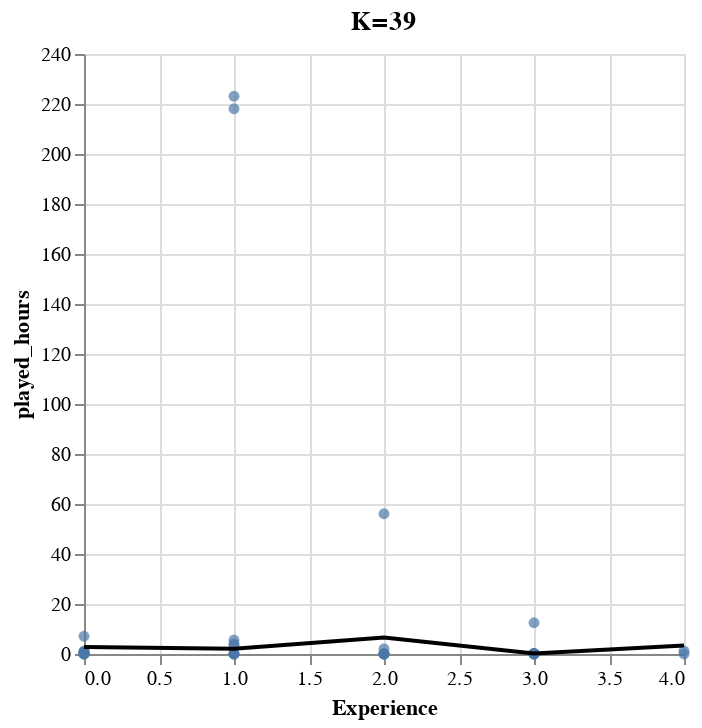

Write notebook code for a chart like this one.
### Code cell
players_plot = (alt.Chart(players_predictions).mark_circle(opacity=0.7).encode(
    x=alt.X("experience").title("Experience").scale(zero=False),
    y=alt.Y("played_hours").title("played_hours").scale(zero=False)
)+
alt.Chart(
    players_predictions,
    title= "K=39"
).mark_line(
    color="black"
).encode(
    x="experience",
    y="prediction"
))
players_plot

### Figure 1 — Vega-Lite specification as saved in the notebook (floating-point values rounded to 4 significant figures)
{"config": {"view": {"continuousWidth": 300, "continuousHeight": 300}}, "layer": [{"mark": {"type": "circle", "opacity": 0.7}, "encoding": {"x": {"field": "experience", "scale": {"zero": false}, "title": "Experience", "type": "quantitative"}, "y": {"field": "played_hours", "scale": {"zero": false}, "title": "played_hours", "type": "quantitative"}}}, {"mark": {"type": "line", "color": "black"}, "encoding": {"x": {"field": "experience", "type": "quantitative"}, "y": {"field": "prediction", "type": "quantitative"}}, "title": "K=39"}], "data": {"name": "data-1f054f382f5f5f7f6a4b12021f1507c9"}, "$schema": "https://vega.github.io/schema/vega-lite/v5.20.1.json", "datasets": {"data-1f054f382f5f5f7f6a4b12021f1507c9": [{"experience": 2, "subscribe": 1, "hashedEmail": "25879aecc205544bc6505f9faf768356e0a3b7126057308ae3235f8a514e9a62", "played_hours": 0.0, "name": "Eli", "gender": "Female", "age": 17, "individualId": null, "organizationName": null, "prediction": 6.56}, {"experience": 1, "subscribe": 1, "hashedEmail": "b622593d2ef8b337dc554acb307d04a88114f2bf453b18fb5d2c80052aeb2319", "played_hours": 218.1, "name": "Akio", "gender": "Non-binary", "age": 20, "individualId": null, "organizationName": null, "prediction": 2.1}, {"experience": 4, "subscribe": 1, "hashedEmail": "5669c0f4b50dbfe3e2f851e4bb89fa43c55cd1f71ba362ad0f03780cecfcc5e7", "played_hours": 0.0, "name": "Padma", "gender": "Non-binary", "age": 25, "individualId": null, "organizationName": null, "prediction": 3.44}, {"experience": 0, "subscribe": 1, "hashedEmail": "0ce7bfa910d47fc91f21a7b3acd8f33bde6db57912ce0290fa0437ce0b97f387", "played_hours": 0.1, "name": "Osiris", "gender": "Male", "age": 17, "individualId": null, "organizationName": null, "prediction": 2.84}, {"experience": 1, "subscribe": 0, "hashedEmail": "63139b524e44d156daf265875fb8078bb2b24d6b7520a35eda58c2d97bb8d15c", "played_hours": 0.0, "name": "Elias", "gender": "Male", "age": 23, "individualId": null, "organizationName": null, "prediction": 2.1}, {"experience": 3, "subscribe": 1, "hashedEmail": "ca20f724571080b997e0efa874b9611e9f280c1af5f68ff6231a9e5b5d79bcfe", "played_hours": 0.2, "name": "Edward", "gender": "Male", "age": 38, "individualId": null, "organizationName": null, "prediction": 0.22}, {"experience": 3, "subscribe": 0, "hashedEmail": "f174555ae3ff613d5d0b98f83f26f689619d92ef272f28f3aa236003d3dbb159", "played_hours": 0.0, "name": "Finley", "gender": "Non-binary", "age": 17, "individualId": null, "organizationName": null, "prediction": 0.22}, {"experience": 0, "subscribe": 0, "hashedEmail": "42eafe96ed5c1684e3b5cc614d1b01a117173d3ec6898abcf1177d9822bd39f7", "played_hours": 0.3, "name": "Ariana", "gender": "Female", "age": 17, "individualId": null, "organizationName": null, "prediction": 2.84}, {"experience": 2, "subscribe": 0, "hashedEmail": "d572f391d452b76ea2d7e5e53a3d38bfd7499c7399db299bd4fedb06a46ad5bb", "played_hours": 0.0, "name": "Dylan", "gender": "Prefer not to say", "age": 17, "individualId": null, "organizationName": null, "prediction": 6.56}, {"experience": 0, "subscribe": 1, "hashedEmail": "a1094a440899e69e804f888f44d1154ec0b7675d05d97779a4a3aad97e31d4d8", "played_hours": 0.0, "name": "Maya", "gender": "Female", "age": 17, "individualId": null, "organizationName": null, "prediction": 2.84}, {"experience": 3, "subscribe": 0, "hashedEmail": "951e54f7376e2b2f0915e9e3646c701af4a2fe839385b13f9e0084b08f8070bd", "played_hours": 0.1, "name": "Vivienne", "gender": "Male", "age": 18, "individualId": null, "organizationName": null, "prediction": 0.22}, {"experience": 2, "subscribe": 1, "hashedEmail": "fd6563a4e0f6f4273580e5fedbd8dda64990447aea5a33cbb5e894a3867ca44d", "played_hours": 56.1, "name": "Dana", "gender": "Male", "age": 23, "individualId": null, "organizationName": null, "prediction": 6.56}, {"experience": 3, "subscribe": 0, "hashedEmail": "70db3a16ef58cf8bf6d8658c426ba4a5fcd7523a0abdd413f14466c41181215d", "played_hours": 0.1, "name": "Lana", "gender": "Male", "age": 22, "individualId": null, "organizationName": null, "prediction": 0.22}, {"experience": 1, "subscribe": 1, "hashedEmail": "bfce39c89d6549f2bb94d8064d3ce69dc3d7e72b38f431d8aa0c4bf95ccee6bf", "played_hours": 223.1, "name": "Hiroshi", "gender": "Male", "age": 17, "individualId": null, "organizationName": null, "prediction": 2.1}, {"experience": 3, "subscribe": 1, "hashedEmail": "b3510c708bd50bf9f75e6e02bb6fe14edb705e0ea671ee769a45c613750e8b58", "played_hours": 12.5, "name": "Isidore", "gender": "Agender", "age": 27, "individualId": null, "organizationName": null, "prediction": 0.22}, {"experience": 2, "subscribe": 1, "hashedEmail": "26362473ca8fab46358dbab9bcbcf7114bbcbadef90e6bf9212093f74bde9fe3", "played_hours": 0.0, "name": "Oleg", "gender": "Male", "age": 20, "individualId": null, "organizationName": null, "prediction": 6.56}, {"experience": 0, "subscribe": 0, "hashedEmail": "e74c60a92c0100e7240be56d66969db85856152b048c639331a3595f901461ae", "played_hours": 7.1, "name": "Arash", "gender": "Male", "age": 17, "individualId": null, "organizationName": null, "prediction": 2.84}, {"experience": 3, "subscribe": 1, "hashedEmail": "f1b432523542f90c61176a555ccb2144468d76c91a32d74082ab8c101f9d25b6", "played_hours": 0.1, "name": "London", "gender": "Male", "age": 21, "individualId": null, "organizationName": null, "prediction": 0.22}, {"experience": 1, "subscribe": 0, "hashedEmail": "dea781ecb85a9e85c8d1fa62b0c2a98c77a51f5933c1043bef66a4d666f50d58", "played_hours": 0.0, "name": "Ehsan", "gender": "Non-binary", "age": 17, "individualId": null, "organizationName": null, "prediction": 2.1}, {"experience": 3, "subscribe": 1, "hashedEmail": "d711ff0c9d03664676d1ce80ca7ac5e57f7ebbc0d04bd486641c1d857ebb3eda", "played_hours": 0.0, "name": "Haruki", "gender": "Male", "age": 17, "individualId": null, "organizationName": null, "prediction": 0.22}, {"experience": 1, "subscribe": 1, "hashedEmail": "8e594b8953193b26f498db95a508b03c6fe1c24bb5251d392c18a0da9a722807", "played_hours": 0.0, "name": "Luna", "gender": "Female", "age": 19, "individualId": null, "organizationName": null, "prediction": 2.1}, {"experience": 0, "subscribe": 0, "hashedEmail": "5e5c25a773be7a62638a163d773534e575a5ad5782104723e53cb676a30fa60b", "played_hours": 0.0, "name": "Jude", "gender": "Female", "age": 42, "individualId": null, "organizationName": null, "prediction": 2.84}, {"experience": 3, "subscribe": 0, "hashedEmail": "d3ca24e4d7fe8ffe2a821ebd3b841252950ca53e4d659a5f33b987e2cd42a1ec", "played_hours": 0.1, "name": "Casey", "gender": "Male", "age": 18, "individualId": null, "organizationName": null, "prediction": 0.22}, {"experience": 2, "subscribe": 1, "hashedEmail": "f58aad5996a435f16b0284a3b267f973f9af99e7a89bee0430055a44fa92f977", "played_hours": 0.0, "name": "Adrian", "gender": "Female", "age": 17, "individualId": null, "organizationName": null, "prediction": 6.56}, {"experience": 2, "subscribe": 1, "hashedEmail": "827f9a82b47cdf21098bc7bb1d4241550dc6146ba9ae8b9493bcd2cbd4477dd9", "played_hours": 0.0, "name": "Sean", "gender": "Male", "age": 22, "individualId": null, "organizationName": null, "prediction": 6.56}, {"experience": 0, "subscribe": 1, "hashedEmail": "eeb961422a3f9841018d4eb729ddc40ef103cc1205577d908b5ee43d4810bee6", "played_hours": 0.0, "name": "Nadia", "gender": "Non-binary", "age": 17, "individualId": null, "organizationName": null, "prediction": 2.84}, {"experience": 0, "subscribe": 1, "hashedEmail": "fef4e1bed8c3f6dcd7bcd39ab21bd402386155b2ff8c8e53683e1d2793bf1ed1", "played_hours": 1.1, "name": "Caden", "gender": "Male", "age": 20, "individualId": null, "organizationName": null, "prediction": 2.84}, {"experience": 2, "subscribe": 0, "hashedEmail": "93efabc9f7de58f44c457bac715cf8f9f44cd88cc574fc02624cac194d2f0ea5", "played_hours": 2.1, "name": "Sebastián", "gender": "Male", "age": 24, "individualId": null, "organizationName": null, "prediction": 6.56}, {"experience": 2, "subscribe": 0, "hashedEmail": "1d2371d8a35c8831034b25bda8764539ab7db0f63938696917c447128a2540dd", "played_hours": 0.0, "name": "Emerson", "gender": "Male", "age": 21, "individualId": null, "organizationName": null, "prediction": 6.56}, {"experience": 3, "subscribe": 1, "hashedEmail": "9ba67e127e4e70d909f6237644bb4674b17bc6ae5c9e735f88cfc50e22b499c6", "played_hours": 0.1, "name": "Quinton", "gender": "Male", "age": 17, "individualId": null, "organizationName": null, "prediction": 0.22}, {"experience": 0, "subscribe": 1, "hashedEmail": "e3175c379bbb83c8786d2dd719cf844575aca24d2c81d643dc7f12f6227becf7", "played_hours": 0.8, "name": "Jade", "gender": "Female", "age": 22, "individualId": null, "organizationName": null, "prediction": 2.84}, {"experience": 3, "subscribe": 1, "hashedEmail": "bbe2d83de678f519c4b3daa7265e683b4fe2d814077f9094afd11d8f217039ec", "played_hours": 0.0, "name": "Nyla", "gender": "Female", "age": 22, "individualId": null, "organizationName": null, "prediction": 0.22}, {"experience": 1, "subscribe": 1, "hashedEmail": "f2826fb8dbce4d450348f99cb27ade184b713998d9679780442efaaf218038f2", "played_hours": 3.6, "name": "Zane", "gender": "Male", "age": 10, "individualId": null, "organizationName": null, "prediction": 2.1}, {"experience": 4, "subscribe": 1, "hashedEmail": "fcab03c6d3079521e7f9665caed0f31fe3dae6b5ccb86e6cb58747a43aa8789f", "played_hours": 1.2, "name": "Sakura", "gender": "Male", "age": 17, "individualId": null, "organizationName": null, "prediction": 3.44}, {"experience": 1, "subscribe": 1, "hashedEmail": "336adf9b9070abb44eaec22a48b04d8cda6cf0c98a46eef37779a1dcb6f5b4bb", "played_hours": 4.0, "name": "Scarlett", "gender": "Male", "age": 21, "individualId": null, "organizationName": null, "prediction": 2.1}, {"experience": 3, "subscribe": 1, "hashedEmail": "126ec350278422ba60ad575d230c19522fd568094b7c0fc17f8cc27fa4c810ab", "played_hours": 0.0, "name": "Mina", "gender": "Non-binary", "age": 21, "individualId": null, "organizationName": null, "prediction": 0.22}, {"experience": 1, "subscribe": 1, "hashedEmail": "e21a324ccf5c873bafe82e47d5137b36aa312ee4803eeb5cbc6cf945f9bb3f38", "played_hours": 0.0, "name": "Faye", "gender": "Male", "age": 17, "individualId": null, "organizationName": null, "prediction": 2.1}, {"experience": 0, "subscribe": 1, "hashedEmail": "6ca8a90e4f5c61bf36baf556d446873c4e894e7a62f91996aa237be64b0e183b", "played_hours": 1.0, "name": "Atlas", "gender": "Female", "age": 17, "individualId": null, "organizationName": null, "prediction": 2.84}, {"experience": 0, "subscribe": 1, "hashedEmail": "d7e7a5ff16f94d1e793490b521671f7ca56d77820df9b992e5eaecb659b2918b", "played_hours": 0.0, "name": "Logan", "gender": "Male", "age": 23, "individualId": null, "organizationName": null, "prediction": 2.84}, {"experience": 1, "subscribe": 1, "hashedEmail": "0d4d71be33e2bc7266ee4983002bd930f69d304288a8663529c875f40f1750f3", "played_hours": 5.6, "name": "Winslow", "gender": "Male", "age": 17, "individualId": null, "organizationName": null, "prediction": 2.1}]}}
